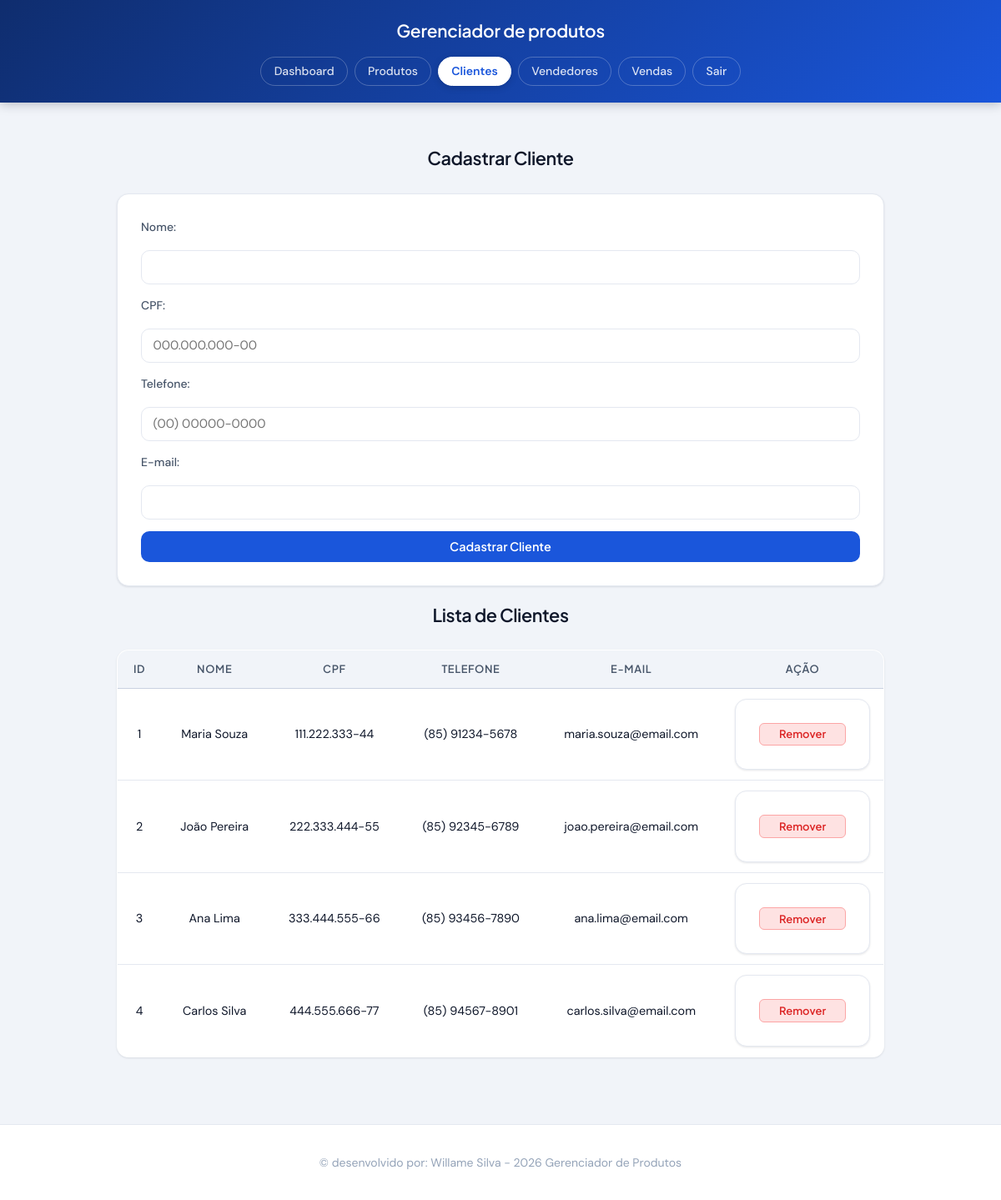
Screenshot of /clientes (signed in) with the database file from the repository.
### tables this page shows
CREATE TABLE clientes (
            id INTEGER PRIMARY KEY AUTOINCREMENT,
            nome TEXT NOT NULL,
            cpf TEXT NOT NULL,
            telefone TEXT NOT NULL,
            email TEXT NOT NULL
        );

### app.py (the view)
@app.route('/clientes')
@login_required
def clientes():
    con = get_db_connection()
    clientes = con.execute("SELECT * FROM clientes").fetchall()
    con.close()
    return render_template('clientes.html', clientes=clientes)

### app.py (called while the page is built)
def get_db_connection():
    conn = sqlite3.connect(DATABASE)
    conn.row_factory = sqlite3.Row
    conn.execute("PRAGMA foreign_keys=ON;")
    return conn

@app.before_request
def controlar_sessao():
    if 'usuario_id' in session:
        agora = datetime.utcnow()
        ultima_atividade = session.get('last_activity')
        if ultima_atividade:
            ultima_atividade = datetime.fromisoformat(ultima_atividade)
            if agora - ultima_atividade > INACTIVITY_TIMEOUT:
                session.clear()
                flash('Sua sessão expirou por inatividade. Faça login novamente.')
                return redirect(url_for('login'))
        session['last_activity'] = agora.isoformat()
        session.permanent = True

def login_required(f):
    @wraps(f)
    def decorated_function(*args, **kwargs):
        if 'usuario_id' not in session:
            return redirect(url_for('login'))
        return f(*args, **kwargs)
    return decorated_function

### templates/clientes.html (shortened to what this page needs)
<!DOCTYPE html>
<html lang="pt-BR">
<head>
  <link rel="stylesheet" href="{{ url_for('static', filename='styles.css') }}">
</head>
<body>
  <header>
    <h1>Gerenciador de produtos</h1>
    <nav>
      <a href="/">Dashboard</a>
      <a href="/produtos">Produtos</a>
      <a href="/clientes" class="ativo">Clientes</a>
      <a href="/vendedores">Vendedores</a>
      <a href="/vendas">Vendas</a>
      <a href="/logout">Sair</a>
    </nav>
  </header>
  <main>
    <section class="form-section">
      <h2>Cadastrar Cliente</h2>
      <form action="/add_cliente" method="POST">
        <label for="nome">Nome:</label>
        <input type="text" id="nome" name="nome" required>
        <label for="cpf">CPF:</label>
        <input type="text" id="cpf" name="cpf" placeholder="000.000.000-00" required>
        <label for="telefone">Telefone:</label>
        <input type="text" id="telefone" name="telefone" placeholder="(00) 00000-0000" required>
        <label for="email">E-mail:</label>
        <input type="email" id="email" name="email" required>
        <button type="submit">Cadastrar Cliente</button>
      </form>
    </section>
    <section class="table-section">
      <h2>Lista de Clientes</h2>
      <table>
        <thead>
          <tr>
            <th>ID</th>
            <th>Nome</th>
            <th>CPF</th>
            <th>Telefone</th>
            <th>E-mail</th>
            <th>Ação</th>
          </tr>
        </thead>
        <tbody>
          {% if clientes %}
          {% for cliente in clientes %}
          <tr>
            <td>{{ cliente[0] }}</td>
            <td>{{ cliente[1] }}</td>
            <td>{{ cliente[2] }}</td>
            <td>{{ cliente[3] }}</td>
            <td>{{ cliente[4] }}</td>
            <td>
              <form action="/delete_cliente/{{ cliente[0] }}" method="POST" onsubmit="return confirm('Remover este cliente?')">
                <button type="submit" class="btn-remover">Remover</button>
              </form>
            </td>
          </tr>
          {% endfor %}
          {% else %}
          <tr>
            <td colspan="6">Nenhum cliente cadastrado.</td>
          </tr>
          {% endif %}
        </tbody>
      </table>
    </section>
  </main>
  <footer>
    <p>© desenvolvido por: Willame Silva - 2026 Gerenciador de Produtos</p>
  </footer>
</body>
</html>

### rows the page displays
clientes: id "1", nome "Maria Souza", cpf "111.222.333-44", telefone "(85) 91234-5678", email "maria.souza@email.com"
clientes: id "2", nome "João Pereira", cpf "222.333.444-55", telefone "(85) 92345-6789", email "joao.pereira@email.com"
clientes: id "3", nome "Ana Lima", cpf "333.444.555-66", telefone "(85) 93456-7890", email "ana.lima@email.com"
clientes: id "4", nome "Carlos Silva", cpf "444.555.666-77", telefone "(85) 94567-8901", email "carlos.silva@email.com"
